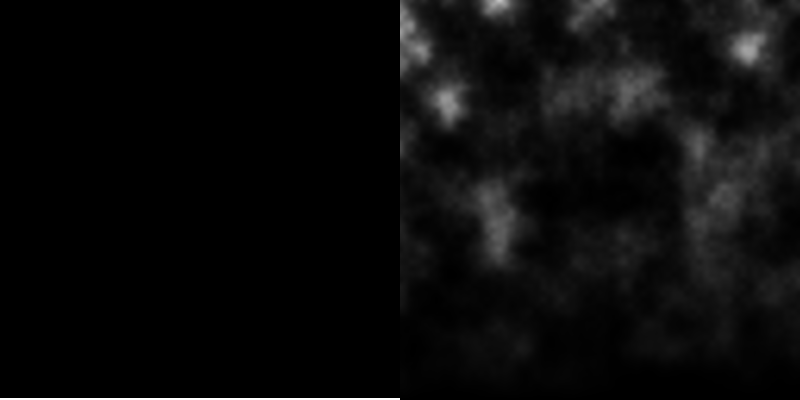
Frame 1 (no input)
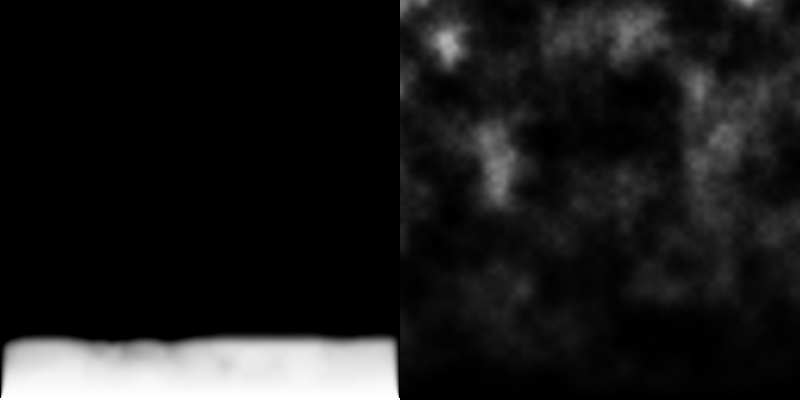
Frame 60 (the mouse pressed at the canvas centre just before this capture)
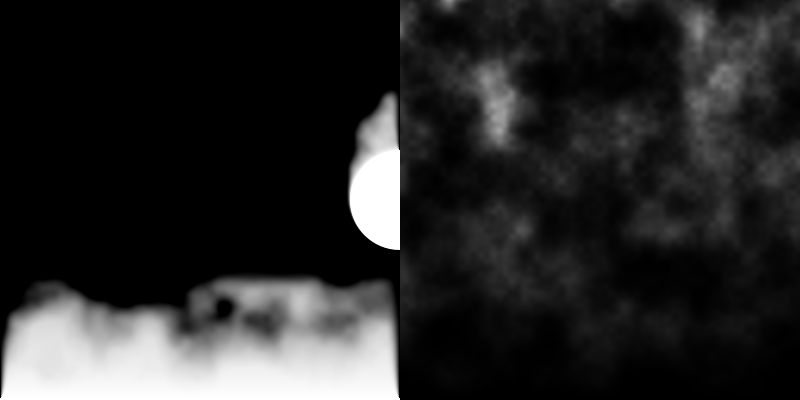
Frame 120 (the mouse held since frame 60 and released just before this capture)

The Processing sketch that drew these frames (run headless with seeded random() and noise(); from frame 60 on, the mouse is pressed at the canvas centre):

// Processing sketch: Fire
// ── Fire.pde
PGraphics buffer1;
PGraphics buffer2;
PImage cooling;
int w = 400;
int h = 400;
float ystart = 0.0;

void setup() {
  size(800, 400);
  buffer1 = createGraphics(w, h);
  buffer2 = createGraphics(w, h);
  cooling = createImage(w, h, RGB);
}

void cool() {
  cooling.loadPixels();
  float xoff = 0.0; // Start xoff at 0
  float increment = 0.02;
  // For every x,y coordinate in a 2D space, calculate a noise value and produce a brightness value
  for (int x = 0; x < w; x++) {
    xoff += increment;   // Increment xoff 
    float yoff = ystart;   // For every xoff, start yoff at 0
    for (int y = 0; y < h; y++) {
      yoff += increment; // Increment yoff
      // Calculate noise and scale by 255
      float n = noise(xoff, yoff);     
      float bright = map(pow(n, 3) * 255,0,255,0,height-y);
      // Try using this line instead
      //float bright = random(0,255);
      // Set each pixel onscreen to a grayscale value
      cooling.pixels[x+y*w] = color(bright);
    }
  }
  cooling.updatePixels();
  ystart += increment;
}

void fire(int rows) {
  buffer1.beginDraw();
  buffer1.loadPixels();
  for (int x = 0; x < w; x++) {
    for (int j = 0; j < rows; j++) {
      int y = h-(j+1);
      int index = x + y * w;
      buffer1.pixels[index] = color(255);
    }
  }
  buffer1.updatePixels();
  buffer1.endDraw();
}

void draw() {
  fire(2);
  if (mousePressed) {
    buffer1.beginDraw();
    buffer1.fill(255);
    buffer1.noStroke();
    buffer1.ellipse(mouseX, mouseY, 100, 100); 
    buffer1.endDraw();
  }
  cool();
  background(0);
  buffer2.beginDraw();
  buffer1.loadPixels();
  buffer2.loadPixels();
  for (int x = 1; x < w-1; x++) {
    for (int y = 1; y < h-1; y++) {
      int index0 = (x) + (y) * w;
      int index1 = (x+1) + (y) * w;
      int index2 = (x-1) + (y) * w;
      int index3 = (x) + (y+1) * w;
      int index4 = (x) + (y-1) * w;
      color c1 = buffer1.pixels[index1];
      color c2 = buffer1.pixels[index2];
      color c3 = buffer1.pixels[index3];
      color c4 = buffer1.pixels[index4];
      color c5 = cooling.pixels[index0];
      float newC = brightness(c1) + brightness(c2)+ brightness(c3) + brightness(c4);
      newC = newC * 0.25 - brightness(c5)*0.2;
      buffer2.pixels[index4] = color(newC);
    }
  }
  buffer2.updatePixels();
  buffer2.endDraw();
  // Swap
  PGraphics temp = buffer1;
  buffer1 = buffer2;
  buffer2 = temp;
  image(buffer2, 0, 0);
  image(cooling, w, 0);
}
